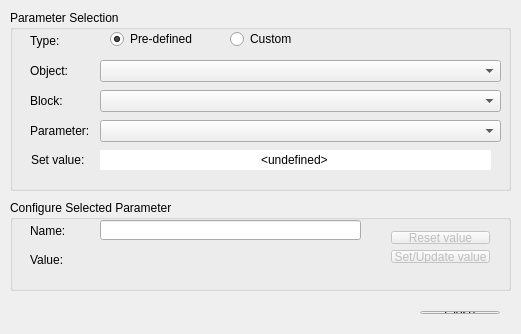
<?xml version="1.0" encoding="UTF-8"?>
<ui version="4.0">
 <class>ObjectParameterDialog</class>
 <widget class="QWidget" name="ObjectParameterDialog">
  <property name="geometry">
   <rect>
    <x>0</x>
    <y>0</y>
    <width>521</width>
    <height>334</height>
   </rect>
  </property>
  <property name="sizePolicy">
   <sizepolicy hsizetype="Fixed" vsizetype="Fixed">
    <horstretch>0</horstretch>
    <verstretch>0</verstretch>
   </sizepolicy>
  </property>
  <property name="windowTitle">
   <string>ObjectParameterDialog</string>
  </property>
  <widget class="QWidget" name="layoutWidget">
   <property name="geometry">
    <rect>
     <x>10</x>
     <y>300</y>
     <width>501</width>
     <height>25</height>
    </rect>
   </property>
   <layout class="QHBoxLayout" name="horizontalLayout">
    <item>
     <spacer name="horizontalSpacer">
      <property name="orientation">
       <enum>Qt::Horizontal</enum>
      </property>
      <property name="sizeHint" stdset="0">
       <size>
        <width>40</width>
        <height>20</height>
       </size>
      </property>
     </spacer>
    </item>
    <item>
     <widget class="QPushButton" name="pbClose">
      <property name="text">
       <string>Close</string>
      </property>
     </widget>
    </item>
   </layout>
  </widget>
  <widget class="QGroupBox" name="groupBox_2">
   <property name="geometry">
    <rect>
     <x>10</x>
     <y>200</y>
     <width>501</width>
     <height>91</height>
    </rect>
   </property>
   <property name="title">
    <string>Configure Selected Parameter</string>
   </property>
   <widget class="QWidget" name="horizontalLayoutWidget">
    <property name="geometry">
     <rect>
      <x>89</x>
      <y>50</y>
      <width>261</width>
      <height>21</height>
     </rect>
    </property>
    <layout class="QHBoxLayout" name="lEditParameter"/>
   </widget>
   <widget class="QWidget" name="verticalLayoutWidget">
    <property name="geometry">
     <rect>
      <x>370</x>
      <y>20</y>
      <width>121</width>
      <height>54</height>
     </rect>
    </property>
    <layout class="QVBoxLayout" name="verticalLayout_4">
     <item>
      <widget class="QPushButton" name="pbReset">
       <property name="enabled">
        <bool>false</bool>
       </property>
       <property name="text">
        <string>Reset value</string>
       </property>
      </widget>
     </item>
     <item>
      <widget class="QPushButton" name="pbUpdate">
       <property name="enabled">
        <bool>false</bool>
       </property>
       <property name="text">
        <string>Set/Update value</string>
       </property>
      </widget>
     </item>
    </layout>
   </widget>
   <widget class="QLabel" name="label_2">
    <property name="geometry">
     <rect>
      <x>20</x>
      <y>50</y>
      <width>61</width>
      <height>20</height>
     </rect>
    </property>
    <property name="text">
     <string>Value:</string>
    </property>
   </widget>
   <widget class="QLabel" name="label_7">
    <property name="geometry">
     <rect>
      <x>20</x>
      <y>20</y>
      <width>61</width>
      <height>21</height>
     </rect>
    </property>
    <property name="text">
     <string>Name:</string>
    </property>
   </widget>
   <widget class="QLineEdit" name="leName">
    <property name="geometry">
     <rect>
      <x>90</x>
      <y>20</y>
      <width>261</width>
      <height>20</height>
     </rect>
    </property>
    <property name="readOnly">
     <bool>true</bool>
    </property>
   </widget>
  </widget>
  <widget class="QGroupBox" name="groupBox">
   <property name="geometry">
    <rect>
     <x>10</x>
     <y>10</y>
     <width>501</width>
     <height>181</height>
    </rect>
   </property>
   <property name="title">
    <string>Parameter Selection</string>
   </property>
   <widget class="QRadioButton" name="rdbParamType_1">
    <property name="geometry">
     <rect>
      <x>100</x>
      <y>20</y>
      <width>151</width>
      <height>18</height>
     </rect>
    </property>
    <property name="text">
     <string>Pre-defined</string>
    </property>
    <property name="checked">
     <bool>true</bool>
    </property>
   </widget>
   <widget class="QRadioButton" name="rdbParamType_2">
    <property name="geometry">
     <rect>
      <x>220</x>
      <y>20</y>
      <width>131</width>
      <height>18</height>
     </rect>
    </property>
    <property name="text">
     <string>Custom</string>
    </property>
   </widget>
   <widget class="QComboBox" name="cmbObject">
    <property name="geometry">
     <rect>
      <x>90</x>
      <y>50</y>
      <width>401</width>
      <height>22</height>
     </rect>
    </property>
   </widget>
   <widget class="QLabel" name="label_3">
    <property name="geometry">
     <rect>
      <x>20</x>
      <y>50</y>
      <width>51</width>
      <height>21</height>
     </rect>
    </property>
    <property name="text">
     <string>Object:</string>
    </property>
   </widget>
   <widget class="QLabel" name="label_4">
    <property name="geometry">
     <rect>
      <x>20</x>
      <y>110</y>
      <width>61</width>
      <height>21</height>
     </rect>
    </property>
    <property name="text">
     <string>Parameter:</string>
    </property>
   </widget>
   <widget class="QComboBox" name="cmbParameter">
    <property name="geometry">
     <rect>
      <x>90</x>
      <y>110</y>
      <width>401</width>
      <height>22</height>
     </rect>
    </property>
   </widget>
   <widget class="QComboBox" name="cmbBlock">
    <property name="geometry">
     <rect>
      <x>90</x>
      <y>80</y>
      <width>401</width>
      <height>22</height>
     </rect>
    </property>
   </widget>
   <widget class="QLabel" name="label_5">
    <property name="geometry">
     <rect>
      <x>20</x>
      <y>80</y>
      <width>51</width>
      <height>21</height>
     </rect>
    </property>
    <property name="text">
     <string>Block:</string>
    </property>
   </widget>
   <widget class="QLabel" name="label_6">
    <property name="geometry">
     <rect>
      <x>20</x>
      <y>20</y>
      <width>51</width>
      <height>21</height>
     </rect>
    </property>
    <property name="text">
     <string>Type:</string>
    </property>
   </widget>
   <widget class="QLabel" name="label">
    <property name="geometry">
     <rect>
      <x>21</x>
      <y>140</y>
      <width>71</width>
      <height>20</height>
     </rect>
    </property>
    <property name="text">
     <string>Set value:</string>
    </property>
   </widget>
   <widget class="QLineEdit" name="leValue">
    <property name="geometry">
     <rect>
      <x>90</x>
      <y>140</y>
      <width>391</width>
      <height>20</height>
     </rect>
    </property>
    <property name="minimumSize">
     <size>
      <width>150</width>
      <height>0</height>
     </size>
    </property>
    <property name="maximumSize">
     <size>
      <width>16777215</width>
      <height>16777215</height>
     </size>
    </property>
    <property name="text">
     <string>&lt;undefined&gt;</string>
    </property>
    <property name="frame">
     <bool>false</bool>
    </property>
    <property name="alignment">
     <set>Qt::AlignCenter</set>
    </property>
    <property name="readOnly">
     <bool>true</bool>
    </property>
   </widget>
  </widget>
 </widget>
 <layoutdefault spacing="6" margin="11"/>
 <resources/>
 <connections/>
</ui>
